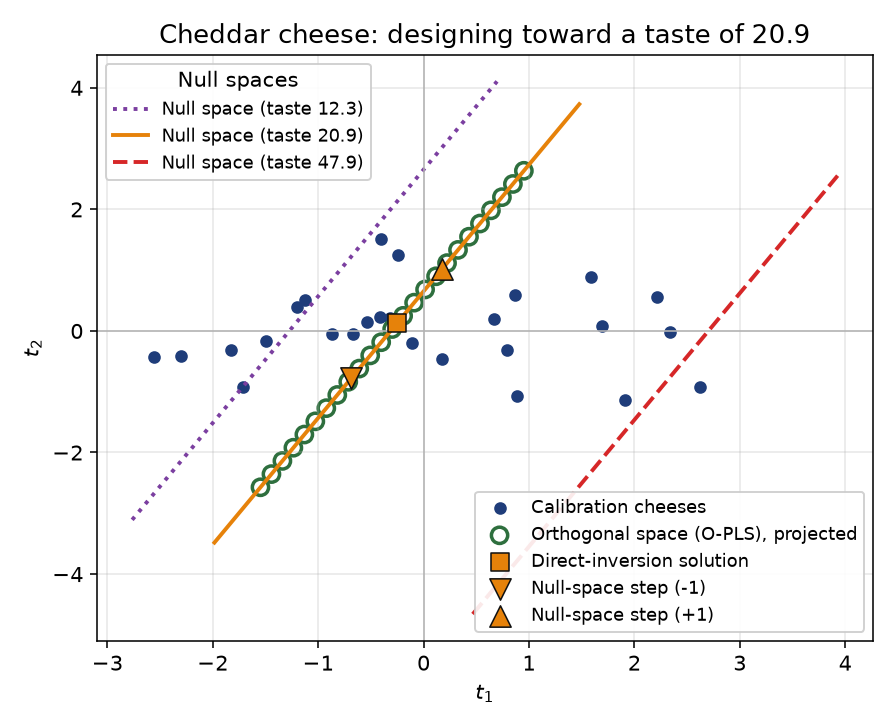

This chart was generated by the following Python code:
"""Generate the committed PNG for the PLS model-inversion / null-space figure.

Mirrors the worked example in the pid-book page
``latent-variable-modelling/projection-to-latent-structures/pls-model-inversion-and-the-orthogonal-space.rst``:
a two-component PLS model of the cheddar-cheese data (trained on cheeses 5 to
30), inverted toward a target taste of 20.9. The score plot shows the
calibration cheeses, the direct-inversion solution, the null space (the line of
scores that all predict the target taste), and the O-PLS orthogonal space
projected into the PLS score space. The null space and the projected orthogonal
space coincide, which is the point of the page and of Garcia-Carrion et al.
(2025).

The chapter shows the equivalent Plotly code; this committed figure is the
matplotlib rendering.

Requires the ``process_improve`` package (``pip install process-improve``) for
``PLS`` and ``OPLS``.

Usage::

    python pls/pls-model-inversion-null-space.py [output_dir]

``output_dir`` defaults to this script's own directory (``pls/``).
"""

from __future__ import annotations

import sys
from pathlib import Path

import matplotlib as mpl

mpl.use("Agg")
import matplotlib.pyplot as plt
import numpy as np
import pandas as pd

from process_improve.multivariate import OPLS, PLS

DATA_URL = "https://openmv.net/file/cheddar-cheese.csv"
X_COLUMNS = ["Acetic", "H2S", "Lactic"]
TARGET_TASTE = 20.9   # the main inversion, drawn as the orange null space
SECOND_TASTE = 47.9   # a second inversion (held-out cheese 4), drawn red dashed
THIRD_TASTE = 12.3    # the lowest held-out taste (cheese 1), drawn purple dotted

DARK_BLUE = "#1f3d7a"  # calibration cheeses
ORANGE = "#e6820a"     # the null space for the main target, and its solutions
RED = "#d62728"        # the null space for the second target
PURPLE = "#7b3fa0"     # the null space for the lowest target (a cool contrast)
GREEN = "#2e6f3e"      # the orthogonal space (O-PLS), projected into PLS space
BLACK = "#111111"      # marker outlines
plt.rcParams.update(
    {
        "font.size": 11,
        "axes.grid": True,
        "grid.alpha": 0.3,
        "figure.dpi": 140,
    }
)


def build_figure(out_dir: Path) -> None:
    """Fit the models, invert, and render the score plot."""
    cheese = pd.read_csv(DATA_URL)
    train = cheese.iloc[4:]  # cheeses 5 to 30
    x_train = train[X_COLUMNS]
    y_train = train[["Taste"]]

    pls = PLS(n_components=2).fit(x_train, y_train)
    opls = OPLS(n_orthogonal_components=1).fit(x_train, y_train)

    result = pls.invert(y_desired=TARGET_TASTE)
    tau = result.scores.to_numpy()
    g_ns = result.null_space_basis.to_numpy().ravel()

    # Null-space line in the PLS score space.
    steps = np.linspace(-4.0, 4.0, 60)
    ns_line = np.array([tau + s * g_ns for s in steps])

    # A second inversion, toward a different target taste. In a single-response
    # model every target shares the same null-space direction, so this line is
    # parallel to the first, just shifted to pass through its own solution.
    result2 = pls.invert(y_desired=SECOND_TASTE)
    tau2 = result2.scores.to_numpy()
    ns_line2 = np.array([tau2 + s * g_ns for s in steps])

    result3 = pls.invert(y_desired=THIRD_TASTE)
    tau3 = result3.scores.to_numpy()
    ns_line3 = np.array([tau3 + s * g_ns for s in steps])

    # O-PLS orthogonal space: walk along the orthogonal loading in the input
    # space (scaled), starting from the O-PLS design, then project into the PLS
    # score space with the direct weights. These points should land on the NS.
    opls_result = opls.invert(y_desired=TARGET_TASTE)
    x_scaler = pls._x_scaler  # noqa: SLF001 - reuse the fitted scaling for projection
    x_design_scaled = x_scaler.transform(opls_result.x_new.to_frame().T).to_numpy().ravel()
    os_direction = opls_result.orthogonal_space_basis.to_numpy().ravel()
    os_direction = os_direction / np.linalg.norm(os_direction)
    direct_weights = pls.direct_weights_.to_numpy()  # W* maps scaled X -> scores
    os_points = np.array(
        [(x_design_scaled + s * os_direction) @ direct_weights for s in np.linspace(-3.0, 3.0, 25)]
    )

    scores = pls.scores_.to_numpy()

    fig, ax = plt.subplots(figsize=(6.4, 5.2))
    cal = ax.scatter(scores[:, 0], scores[:, 1], color=DARK_BLUE, s=30, label="Calibration cheeses")
    (line3,) = ax.plot(
        ns_line3[:, 0], ns_line3[:, 1], color=PURPLE, lw=2, linestyle=":", label=f"Null space (taste {THIRD_TASTE})"
    )
    (line1,) = ax.plot(
        ns_line[:, 0], ns_line[:, 1], color=ORANGE, lw=2, label=f"Null space (taste {TARGET_TASTE})"
    )
    (line2,) = ax.plot(
        ns_line2[:, 0], ns_line2[:, 1], color=RED, lw=2, linestyle="--", label=f"Null space (taste {SECOND_TASTE})"
    )
    os_circles = ax.scatter(
        os_points[:, 0],
        os_points[:, 1],
        facecolors="none",
        edgecolors=GREEN,
        s=70,
        linewidths=1.8,
        label="Orthogonal space (O-PLS), projected",
    )
    di = ax.scatter(
        tau[0], tau[1], color=ORANGE, marker="s", s=90, zorder=5,
        edgecolors=BLACK, linewidths=0.8, label="Direct-inversion solution",
    )
    # The two null-space moves from the text: a -1 and a +1 step along the
    # null-space direction from the direct-inversion solution. Both sit on the
    # orange (taste 20.9) line and predict the same taste.
    step_minus = tau + (-1.0) * g_ns
    step_plus = tau + (1.0) * g_ns
    step_down = ax.scatter(
        step_minus[0], step_minus[1], color=ORANGE, marker="v", s=120,
        edgecolors=BLACK, linewidths=0.8, zorder=6, label="Null-space step (-1)",
    )
    step_up = ax.scatter(
        step_plus[0], step_plus[1], color=ORANGE, marker="^", s=120,
        edgecolors=BLACK, linewidths=0.8, zorder=6, label="Null-space step (+1)",
    )
    ax.axhline(0, color="0.7", lw=0.8)
    ax.axvline(0, color="0.7", lw=0.8)
    ax.set_xlabel("$t_1$")
    ax.set_ylabel("$t_2$")
    ax.set_title(f"Cheddar cheese: designing toward a taste of {TARGET_TASTE}")

    # Two legends: the null-space lines (lowest to highest taste) at top left, and
    # the markers at bottom right.
    lines_legend = ax.legend(
        handles=[line3, line1, line2], loc="upper left", framealpha=0.9, fontsize=9, title="Null spaces"
    )
    ax.add_artist(lines_legend)
    ax.legend(
        handles=[cal, os_circles, di, step_down, step_up], loc="lower right", framealpha=0.9, fontsize=9
    )
    fig.tight_layout()
    fig.savefig(out_dir / "pls-model-inversion-null-space.png")
    plt.close(fig)


def main() -> None:
    """Entry point: render into the given directory (default: this script's own)."""
    out_dir = Path(sys.argv[1]) if len(sys.argv) > 1 else Path(__file__).resolve().parent
    build_figure(out_dir)


if __name__ == "__main__":
    main()
